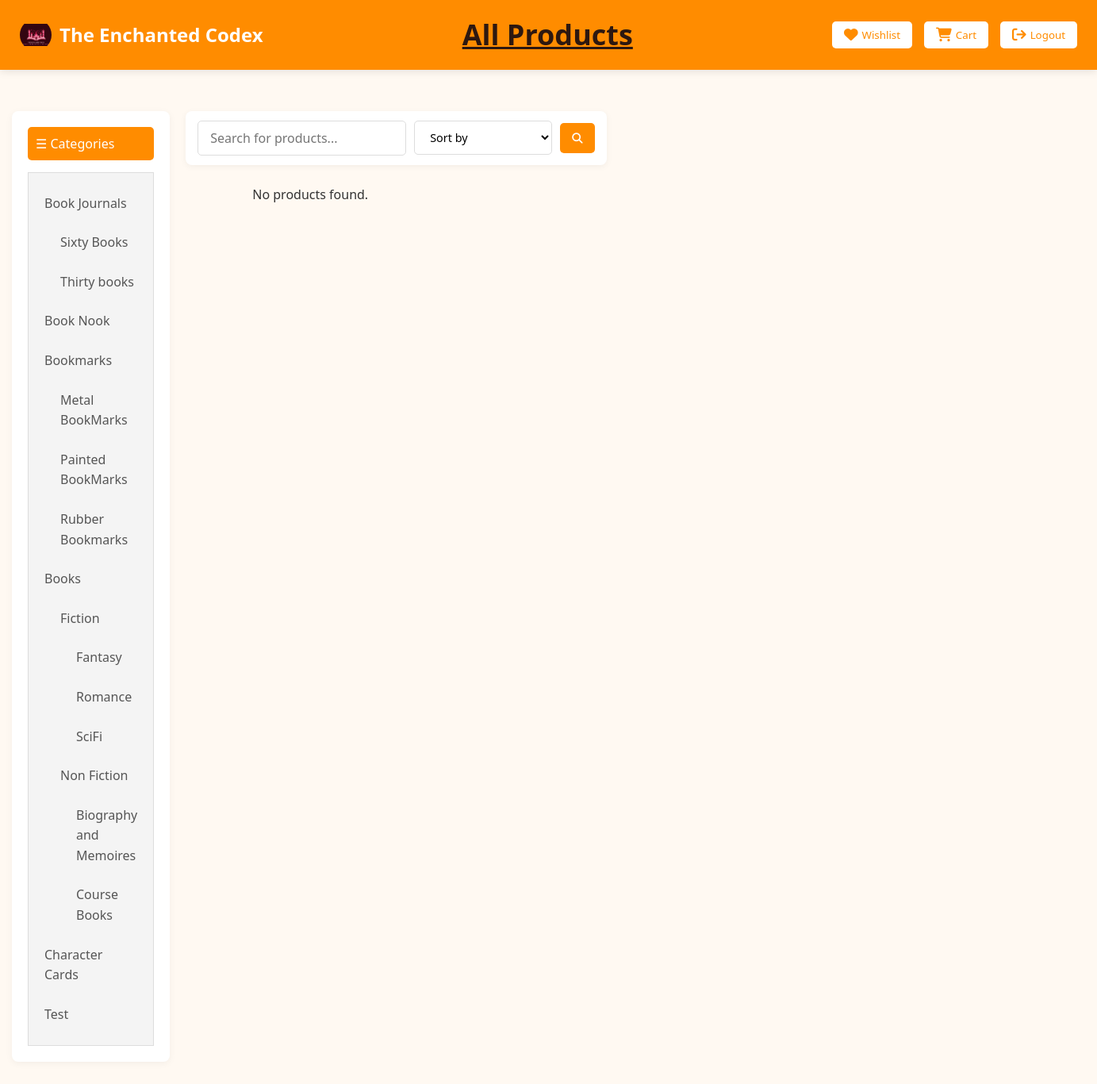
The app's page /Landing/explore.php?category=40 with its own data.
### tables this page shows
CREATE TABLE `categories` (
  `id` int(11) NOT NULL,
  `parent_id` int(11) DEFAULT NULL,
  `category_name` varchar(100) NOT NULL
);

### Landing/explore.php (the view, shortened to what this page needs)
<?php
$products = [];
$servername = "localhost";
$username = "root";
$password = "";
$dbname = "ecommerce";
try {
    $conn = new PDO("mysql:host=$servername;dbname=$dbname", $username, $password);
    $conn->setAttribute(PDO::ATTR_ERRMODE, PDO::ERRMODE_EXCEPTION);
    $catStmt = $conn->prepare("SELECT * FROM categories");
    $catStmt->execute();
    $categories = $catStmt->fetchAll(PDO::FETCH_ASSOC);
    $categoryFilter = isset($_GET['category']) ? intval($_GET['category']) : null;
    $sortOption = isset($_GET['sort']) ? $_GET['sort'] : null;
    $sql = "SELECT p.*, c.category_name
        FROM products p
        LEFT JOIN categories c ON p.category_id = c.id
        WHERE 1 ";
    $params = [];
    if ($categoryFilter) {
        $categoryIds = getAllChildCategoryIds($categories, $categoryFilter);
        $placeholders = implode(',', array_fill(0, count($categoryIds), '?'));
        $sql .= "AND p.category_id IN ($placeholders) ";
        $params = array_merge($params, $categoryIds);
    }
    if ($sortOption === 'price_asc') {
        $sql .= "ORDER BY p.price ASC";
    } elseif ($sortOption === 'price_desc') {
        $sql .= "ORDER BY p.price DESC";
    } else {
        $sql .= "ORDER BY p.name";
    }
    $stmt = $conn->prepare($sql);
    $stmt->execute($params);
    $stmt->execute();
    $products = $stmt->fetchAll(PDO::FETCH_ASSOC);
} catch (PDOException $e) {
    $error = "Connection failed: " . $e->getMessage();
}
function buildCategoryTree($categories, $parent_id = 0)
{
    $branch = [];
    foreach ($categories as $category) {
        if ($category['parent_id'] == $parent_id) {
            $children = buildCategoryTree($categories, $category['id']);
            if ($children) {
                $category['children'] = $children;
            }
            $branch[] = $category;
        }
    }
    return $branch;
}
function getAllChildCategoryIds($categories, $parentId)
{
    $ids = [$parentId];
    foreach ($categories as $category) {
        if ($category['parent_id'] == $parentId) {
            $ids = array_merge($ids, getAllChildCategoryIds($categories, $category['id']));
        }
    }
    return $ids;
}
?>
<!DOCTYPE html>
<html lang="en">
<head>
    <link href="https://cdnjs.cloudflare.com/ajax/libs/font-awesome/6.5.1/css/all.min.css" rel="stylesheet">
    <link href="logo.css" rel="stylesheet">
    <link href="explore.css" rel="stylesheet">
    <link href="sidebar.css" rel="stylesheet">
</head>
<body>
    <nav class="top-nav">
        <div class="logo-container">
            <div class="logo">
                <a href="index.php">
                    <img src="logo.png" alt="EC Logo">
                </a>
            </div>
            <h1>The Enchanted Codex</h1>
        </div>
        <a href="explore.php" class="nav-title">
            <h1>All Products</h1>
        </a>
        <div class="nav-buttons">
            <button class="nav-button" onclick="location.href='../wishlist/index.php'">
                <i class="fa fa-heart"></i>
                Wishlist
            </button>
            <button class="nav-button" onclick="location.href='../shoppingcart/viewcart.php'">
                <i class="fa fa-shopping-cart"></i>
                Cart
            </button>
            <button class="nav-button" onclick="location.href='./logout.php'">
                <i class="fa fa-sign-out"></i>
                Logout
            </button>
        </div>
    </nav>
    <div class="container">
        <div class="sidebar">
            <button class="collapse-btn" onclick="toggleSidebar()">☰ Categories</button>
            <div id="category-list" class="category-list">
                <?php
                $catStmt = $conn->prepare("SELECT * FROM categories ORDER BY category_name");
                $catStmt->execute();
                $categories = $catStmt->fetchAll(PDO::FETCH_ASSOC);
                $categoryTree = buildCategoryTree($categories);
                function renderCategoryTree($tree)
                {
                    echo "<ul>";
                    foreach ($tree as $cat) {
                        echo "<li><a href='?category={$cat['id']}'>" . htmlspecialchars($cat['category_name']) . "</a>";
                        if (isset($cat['children'])) {
                            echo "<div class='nested'>";
                            renderCategoryTree($cat['children']);
                            echo "</div>";
                        }
                        echo "</li>";
                    }
                    echo "</ul>";
                }
                renderCategoryTree($categoryTree);
                ?>
            </div>
        </div>
        <div class="main-content">
            <div class="search-sort-container">
                <form method="GET" action="" class="search-form">
                    <input type="text" name="search" placeholder="Search for products..."
                        value="<?php echo isset($_GET['search']) ? htmlspecialchars($_GET['search']) : ''; ?>">
                    <select name="sort" onchange="this.form.submit()">
                        <option value="">Sort by</option>
                    </select>
                    <button type="submit"><i class="fa fa-search"></i></button>
                </form>
            </div>
            <div class="product-grid">
                <?php if (!empty($products)): ?>
                    <?php foreach ($products as $product): ?>
                        <div class="product-card">
                            <?php if ($product['image_path']): ?>
                                <img src="<?php echo htmlspecialchars('../product/uploads/' . basename($product['image_path'])); ?>"
                                    alt="<?php echo htmlspecialchars($product['name']); ?>"
                                    class="product-image">
                            <?php endif; ?>
                            <h3><?php echo htmlspecialchars($product['name']); ?></h3>
                            <p>Category: <?php echo htmlspecialchars($product['category_name']); ?></p>
                            <p>Price: NRs.<?php echo number_format($product['price'], 2); ?></p>
                            <p><?php echo htmlspecialchars($product['description']); ?></p>
                            <p class="<?php echo $product['quantity'] < 1 ? 'out-of-stock' : ''; ?>">
                                <?php if ($product['quantity'] < 1): ?>
                                    Out of Stock
                                <?php else: ?>
                                <?php endif; ?>
                            </p>
                            <div class="action-buttons">
                                <form method="POST" action="../shoppingcart/addtocart.php" style="display: inline;">
                                    <input type="hidden" name="product_id" value="<?php echo $product['id']; ?>">
                                    <button name="cart" type="submit" style="background: none; border: none; cursor: <?php echo $product['quantity'] < 1 ? 'not-allowed' : 'pointer'; ?>;"
                                        <?php echo $product['quantity'] < 1 ? 'disabled' : ''; ?>>
                                        <i class="fa fa-shopping-cart" aria-hidden="true" style="color: <?php echo $product['quantity'] < 1 ? '#ccc' : '#ff8c00'; ?>;"></i>
                                    </button>
                                </form>
                                <form method="POST" action="../wishlist/addtowishlist.php" style="display: inline;">
                                    <input type="hidden" name="product_id" value="<?php echo $product['id']; ?>">
                                    <button name="wishlist" type="submit" style="background: none; border: none; cursor: pointer;">
                                        <i class="fa fa-heart" aria-hidden="true"></i>
                                    </button>
                                </form>
                            </div>
                        </div>
                    <?php endforeach; ?>
                <?php else: ?>
                    <p style="text-align:center;">No products found.</p>
                <?php endif; ?>
            </div>
        </div>
    </div>
</body>
</html>

### Landing/logo.css (style rules this page uses)
.logo img { height: 40px; width: auto; border-radius: 50%; object-fit: contain; }

### Landing/explore.css (style rules this page uses)
:root { --primary: #ff7034; --primary-light: #ff8b59; --primary-dark: #d95d2a; --secondary: #2d1810; --accent: #ffd700; --text: #333333; --text-light: #666666; --background: #fff9f5; --card-bg: #ffffff; --shadow: rgba(45, 24, 16, 0.1); --error: #ff4444; --success: #4CAF50; }
* { margin: 0; padding: 0; box-sizing: border-box; font-family: 'Segoe UI', Tahoma, Geneva, Verdana, sans-serif; }
body { background-color: var(--background); color: var(--text); line-height: 1.6; padding-bottom: 2rem; }
.top-nav { background: var(--card-bg); padding: 1rem 2rem; box-shadow: 0 2px 10px var(--shadow); display: flex; justify-content: space-between; align-items: center; margin-bottom: 2rem; }
.nav-title { color: var(--secondary); font-size: 1.5rem; }
.nav-buttons { display: flex; gap: 1rem; }
.nav-button { background-color: var(--primary); color: white; border: none; padding: 0.5rem 1rem; border-radius: 25px; cursor: pointer; display: flex; align-items: center; gap: 0.5rem; transition: background-color 0.3s ease; }
.nav-button i { font-size: 1rem; }
.product-grid { display: grid; grid-template-columns: repeat(auto-fill, minmax(300px, 1fr)); gap: 2rem; padding: 0 2rem; max-width: 1400px; margin: 0 auto; }

### Landing/sidebar.css (style rules this page uses)
.container { display: flex; margin: 20px; }
.sidebar { width: 220px; margin-right: 20px; }
.collapse-btn { background-color: #333; color: white; border: none; padding: 10px; width: 100%; font-size: 16px; cursor: pointer; }
.category-list { background-color: #f4f4f4; padding: 10px; border: 1px solid #ddd; }
.category-list ul { list-style-type: none; padding: 0; margin: 0; }
.category-list li { margin: 8px 0; }
.category-list a { color: #333; text-decoration: none; }
.main-content { flex-grow: 1; }
.search-sort-container { display: flex; justify-content: space-between; margin-bottom: 20px; }
.search-form input[type="text"] { padding: 6px; border-radius: 4px; border: 1px solid #ccc; }
.search-form select { padding: 6px; border-radius: 4px; border: 1px solid #ccc; }

### records on screen
categories: category_name "Book Journals"
categories: category_name "Sixty Books"
categories: category_name "Thirty books"
categories: category_name "Book Nook"
categories: category_name "Bookmarks"
categories: category_name "Metal BookMarks"
categories: category_name "Painted BookMarks"
categories: category_name "Rubber Bookmarks"
categories: category_name "Books"
categories: category_name "Fiction"
categories: category_name "Fantasy"
categories: category_name "Romance"
categories: category_name "SciFi"
categories: category_name "Non Fiction"
categories: category_name "Biography and Memoires"
categories: category_name "Course Books"
categories: category_name "Character Cards"
categories: category_name "Test"
